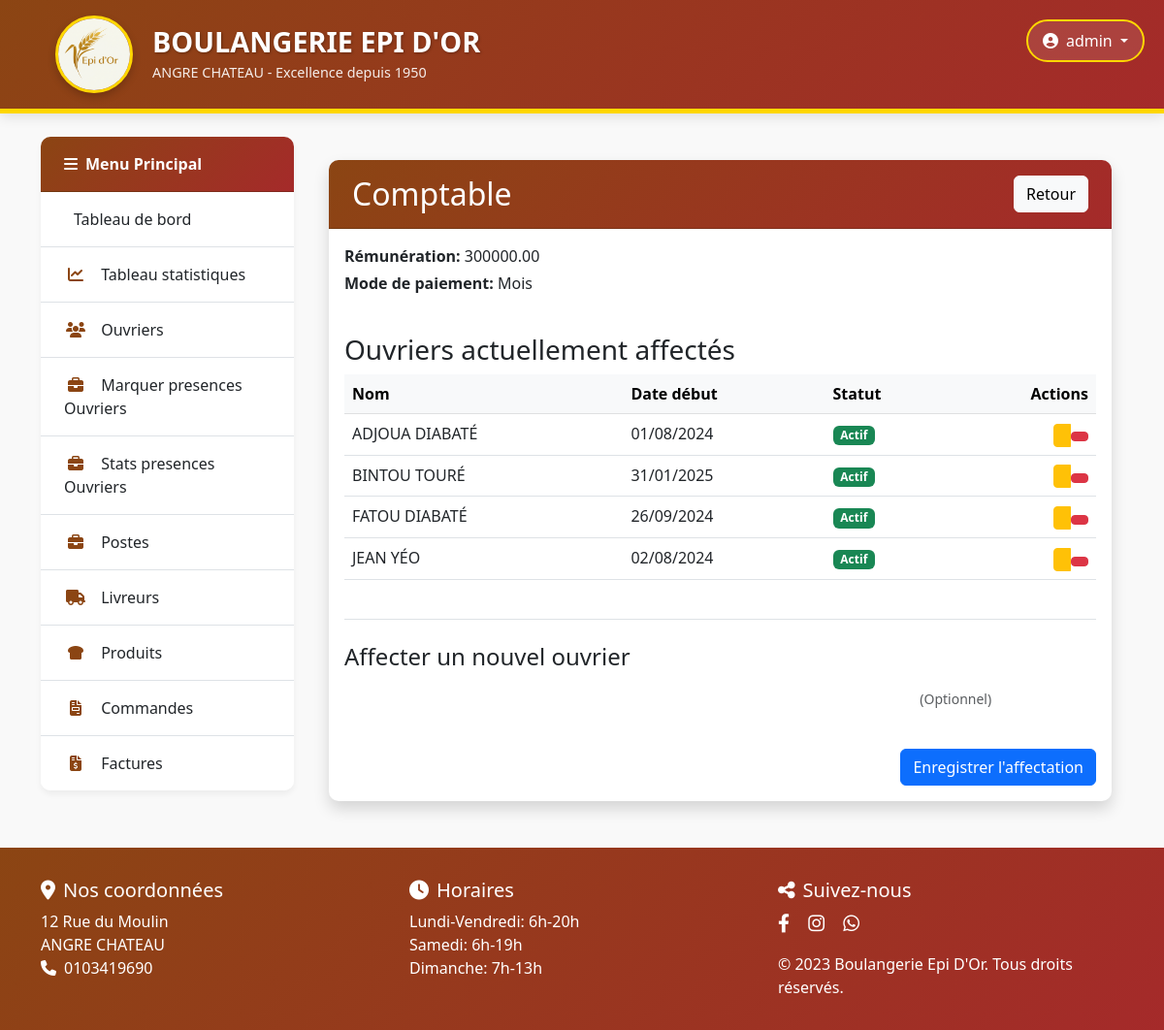
The page /gestion/postes/97/ (signed in) on the database its author committed.
### gestion/models.py (models this page shows, shortened)
class Poste(models.Model):
    nom = models.CharField(max_length=100)
    remuneration = models.DecimalField(max_digits=8, decimal_places=2)
    mode_paiement = models.CharField(choices=[('jour', 'Jour'), ('semaine', 'Semaine'), ('mois', 'Mois')], max_length=10)
    class Meta:
        ordering = ['nom']  # Pour un ordre cohérent

class AffectationPoste(models.Model):
    ouvrier = models.ForeignKey(Ouvrier, on_delete=models.CASCADE)
    poste = models.ForeignKey(Poste, on_delete=models.CASCADE)
    date_debut = models.DateField()
    date_fin = models.DateField(null=True, blank=True)

class Ouvrier(models.Model):
    nom = models.CharField(max_length=100, verbose_name="Nom")
    telephone = models.CharField(max_length=20, unique=True, verbose_name="Téléphone")
    class Meta:
        constraints = [
            models.UniqueConstraint(
                fields=['nom'],
                name='unique_nom_ouvrier',
                condition=models.Q(nom__isnull=False),
                violation_error_message="Un ouvrier avec ce nom existe déjà"
            ),
            models.UniqueConstraint(
                fields=['telephone'],
                name='unique_telephone_ouvrier',
                violation_error_message="Un ouvrier avec ce numéro existe déjà"
            )
        ]
        ordering = ['nom']

### gestion/views.py (the view)
# urls.py: path('postes/<int:pk>/', DetailPosteView.as_view(), name='detail_poste'),
@method_decorator(login_required, name='dispatch')
class DetailPosteView(DetailView):
    model = Poste
    template_name = 'gestion/postes/detail.html'
    def get_context_data(self, **kwargs):
        context = super().get_context_data(**kwargs)
        context['ouvriers_disponibles'] = Ouvrier.objects.exclude(
            id__in=AffectationPoste.objects.filter(
                poste=self.object,
                date_fin__isnull=True
            ).values_list('ouvrier_id', flat=True)
        ).order_by('nom')
        context['affectations'] = AffectationPoste.objects.filter(
            poste=self.object,
            date_fin__isnull=True
        ).select_related('ouvrier')
        return context

### gestion/templates/gestion/postes/detail.html (shortened to what this page needs)
{% extends 'gestion/base2.html' %}
{% load static %}
{% block content %}
<div class="container mt-4">
    <div class="card shadow">
        <div class="card-header bg-primary text-white d-flex justify-content-between align-items-center">
            <h2 class="mb-0">{{ poste.nom }}</h2>
            <a href="{% url 'liste_postes' %}" class="btn btn-light">
                 Retour
            </a>
        </div>
        <div class="card-body">
            <div class="row mb-4">
                <div class="col-md-6">
                    <p class="mb-1"><strong>Rémunération:</strong> {{ poste.remuneration }}</p>
                    <p><strong>Mode de paiement:</strong> {{ poste.get_mode_paiement_display }}</p>
                </div>
            </div>
            <div class="mb-4">
                <h3> Ouvriers actuellement affectés</h3>
                {% if affectations %}
                <div class="table-responsive">
                    <table class="table table-hover">
                        <thead class="table-light">
                            <tr>
                                <th>Nom</th>
                                <th>Date début</th>
                                <th>Statut</th>
                                <th class="text-end">Actions</th>
                            </tr>
                        </thead>
                        <tbody>
                            {% for affectation in affectations %}
                            <tr>
                                <td>{{ affectation.ouvrier.nom }}</td>
                                <td>{{ affectation.date_debut|date:"d/m/Y" }}</td>
                                <td>
                                    <span class="badge bg-success">Actif</span>
                                </td>
                                <td class="text-end">
                                    <div class="btn-group">
                                        <a href="{% url 'modifier_affectation' affectation.id %}"
                                           class="btn btn-sm btn-warning" title="Modifier">
                                        </a>
                                        <form method="post" action="{% url 'terminer_affectation' affectation.id %}"
                                              style="display:inline;">
                                            <button type="submit" class="btn btn-sm btn-danger"
                                                    title="Terminer"
                                                    onclick="return confirm('Confirmer la fin de cette affectation?')">
                                            </button>
                                        </form>
                                    </div>
                                </td>
                            </tr>
                            {% endfor %}
                        </tbody>
                    </table>
                </div>
                {% else %}
                <div class="alert alert-info">
                    <i class="bi bi-info-circle"></i> Aucun ouvrier actuellement affecté à ce poste
                </div>
                {% endif %}
            </div>
            <div class="border-top pt-4">
                <h4> Affecter un nouvel ouvrier</h4>
                <form method="post" class="mt-3">
                    <div class="row g-3">
                        <div class="col-md-6">
                            <div class="mb-3">
                            </div>
                        </div>
                        <div class="col-md-3">
                            <div class="mb-3">
                            </div>
                        </div>
                        <div class="col-md-3">
                            <div class="mb-3">
                                <label for="{{ form.date_fin.id_for_label }}" class="form-label">
                                    {{ form.date_fin.label }} <small class="text-muted">(Optionnel)</small>
                                </label>
                            </div>
                        </div>
                    </div>
                    <div class="d-grid gap-2 d-md-flex justify-content-md-end mt-3">
                        <button type="submit" class="btn btn-primary">
                             Enregistrer l'affectation
                        </button>
                    </div>
                </form>
            </div>
        </div>
    </div>
</div>
{% endblock %}

### gestion/templates/gestion/base2.html (shortened to what this page needs)
{% load static %}
<!DOCTYPE html>
<html lang="fr">
<head>
    <link rel="stylesheet" href="https://cdnjs.cloudflare.com/ajax/libs/font-awesome/6.4.0/css/all.min.css">
    <link rel="stylesheet" href="https://cdn.jsdelivr.net/npm/bootstrap@5.3.0/dist/css/bootstrap.min.css">
</head>
<body>
    <header class="header">
        <div class="container">
            <div class="row align-items-center">
                <div class="col-md-8">
                    <div class="logo-container">
                        <img src="{% static 'gestion/images/logo.png' %}" alt="Logo Epi D'Or" class="logo">
                        <div class="brand-text">
                            <h1>BOULANGERIE EPI D'OR</h1>
                            <p>ANGRE CHATEAU - Excellence depuis 1950</p>
                        </div>
                    </div>
                </div>
                <div class="col-md-4">
                    <div class="user-section">
                        {% if user.is_authenticated %}
                            <div class="dropdown user-dropdown">
                                <button class="btn dropdown-toggle" type="button" id="userDropdown" data-bs-toggle="dropdown">
                                    <i class="fas fa-user-circle me-2"></i>{{ user.username }}
                                </button>
                            </div>
                        {% else %}
                            <a href="{% url 'login' %}" class="btn btn-outline-light">
                                <i class="fas fa-sign-in-alt me-2"></i>Connexion
                            </a>
                        {% endif %}
                    </div>
                </div>
            </div>
        </div>
    </header>
    <main class="container my-4 flex-grow-1">
        <div class="row">
            <div class="col-lg-3">
                <div class="card">
                    <div class="card-header">
                        <i class="fas fa-bars me-2"></i>Menu Principal
                    </div>
                    <div class="list-group list-group-flush">
                        <a href="{% url 'accueil' %}" class="list-group-item list-group-item-action ">
                             Tableau de bord
                        </a>
                        <a href="{% url 'statistiques' %}" class="list-group-item list-group-item-action ">
                            <i class="fas fa-chart-line"></i> Tableau statistiques
                        </a>
                        <a href="{% url 'liste_ouvriers' %}" class="list-group-item list-group-item-action">
                            <i class="fas fa-users"></i> Ouvriers
                        </a>
                        <a href="{% url 'marquer_presences' %}" class="list-group-item list-group-item-action">
                            <i class="fas fa-briefcase"></i> Marquer presences Ouvriers
                        </a>
                        <a href="{% url 'stats_presences' %}" class="list-group-item list-group-item-action">
                            <i class="fas fa-briefcase"></i> Stats presences Ouvriers
                        </a>
                        <a href="{% url 'liste_postes' %}" class="list-group-item list-group-item-action">
                            <i class="fas fa-briefcase"></i> Postes
                        </a>
                        <a href="{% url 'livreur_liste' %}" class="list-group-item list-group-item-action">
                            <i class="fas fa-truck"></i> Livreurs
                        </a>
                        <a href="{% url 'produit_liste' %}" class="list-group-item list-group-item-action">
                            <i class="fas fa-bread-slice"></i> Produits
                        </a>
                        <a href="{% url 'commande_liste' %}" class="list-group-item list-group-item-action">
                            <i class="fas fa-file-invoice"></i> Commandes
                        </a>
                        <a href="#" class="list-group-item list-group-item-action">
                            <i class="fas fa-file-invoice-dollar"></i> Factures
                        </a>
                    </div>
                </div>
            </div>
            <div class="col-lg-9">
                {% block content %}{% endblock content %}
            </div>
        </div>
    </main>
    <footer class="footer">
        <div class="container">
            <div class="row">
                <div class="col-md-4 mb-4 mb-md-0">
                    <h5><i class="fas fa-map-marker-alt me-2"></i>Nos coordonnées</h5>
                    <address>
                        12 Rue du Moulin<br>
                        ANGRE CHATEAU<br>
                        <i class="fas fa-phone me-2"></i>0103419690
                    </address>
                </div>
                <div class="col-md-4 mb-4 mb-md-0">
                    <h5><i class="fas fa-clock me-2"></i>Horaires</h5>
                    <ul class="list-unstyled">
                        <li>Lundi-Vendredi: 6h-20h</li>
                        <li>Samedi: 6h-19h</li>
                        <li>Dimanche: 7h-13h</li>
                    </ul>
                </div>
                <div class="col-md-4">
                    <h5><i class="fas fa-share-alt me-2"></i>Suivez-nous</h5>
                    <div class="social-icons mb-3">
                        <a href="#"><i class="fab fa-facebook-f"></i></a>
                        <a href="#"><i class="fab fa-instagram"></i></a>
                        <a href="#"><i class="fab fa-whatsapp"></i></a>
                    </div>
                    <p class="mb-0">© 2023 Boulangerie Epi D'Or. Tous droits réservés.</p>
                </div>
            </div>
        </div>
    </footer>
</body>
</html>

### gestion/templates/gestion/base2.html (style rules this page uses)
:root { --primary-color: #8B4513; --secondary-color: #FFD700; --accent-color: #A52A2A; --light-bg: #FFF8E1; }
body { background-color: #f9f9f9; font-family: 'Montserrat', 'Segoe UI', Tahoma, Geneva, Verdana, sans-serif; color: #333; min-height: 100vh; display: flex; flex-direction: column; }
.header { background: linear-gradient(135deg, var(--primary-color), var(--accent-color)); color: white; padding: 1rem 0; border-bottom: 5px solid var(--secondary-color); box-shadow: 0 4px 12px rgba(0, 0, 0, 0.1); }
.logo-container { display: flex; align-items: center; justify-content: start; padding: 0 15px; }
.logo { height: 80px; width: 80px; object-fit: cover; border-radius: 50%; border: 3px solid var(--secondary-color); box-shadow: 0 4px 8px rgba(0, 0, 0, 0.2); margin-right: 20px; }
.brand-text { text-align: left; }
.brand-text h1 { font-size: 1.8rem; font-weight: 700; margin-bottom: 0.2rem; text-shadow: 1px 1px 3px rgba(0, 0, 0, 0.3); }
.brand-text p { font-size: 0.9rem; opacity: 0.9; margin-bottom: 0; }
.footer { background: linear-gradient(135deg, var(--primary-color), var(--accent-color)); color: white; padding: 2rem 0; margin-top: auto; }
.card { border: none; border-radius: 10px; box-shadow: 0 4px 6px rgba(0, 0, 0, 0.05); transition: all 0.3s ease; margin-bottom: 1.5rem; }
.card-header { background: linear-gradient(135deg, var(--primary-color), var(--accent-color)); color: white; border-radius: 10px 10px 0 0 !important; padding: 1rem 1.5rem; font-weight: 600; }
.list-group-item { border-left: none; border-right: none; padding: 1rem 1.5rem; font-weight: 500; }
.list-group-item:last-child { border-bottom: none; border-radius: 0 0 10px 10px; }
.list-group-item i { width: 24px; text-align: center; margin-right: 10px; color: var(--primary-color); }
.user-section { position: absolute; top: 20px; right: 20px; }
.user-dropdown .dropdown-toggle { background-color: rgba(255, 255, 255, 0.1); color: white; border: 2px solid var(--secondary-color); border-radius: 50px; padding: 8px 15px; font-weight: 500; }
.social-icons a { color: white; font-size: 1.2rem; margin-right: 15px; transition: all 0.3s; }

### rows shown on the page
Poste: nom "Comptable", remuneration "300000.00", mode_paiement "Mois"
AffectationPoste: ouvrier.nom "ADJOUA DIABATÉ", date_debut "01/08/2024"
AffectationPoste: ouvrier.nom "BINTOU TOURÉ", date_debut "31/01/2025"
AffectationPoste: ouvrier.nom "FATOU DIABATÉ", date_debut "26/09/2024"
AffectationPoste: ouvrier.nom "JEAN YÉO", date_debut "02/08/2024"

### other values the page prints
{{ user.username }} "admin"
